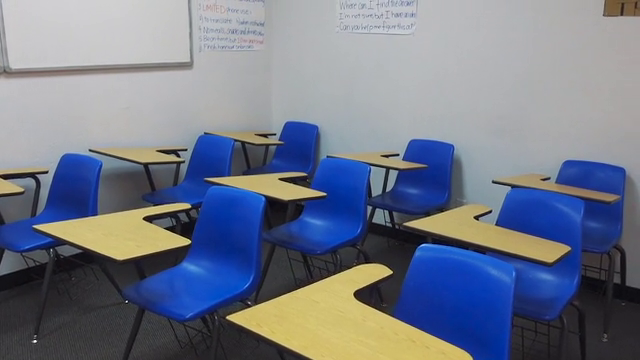
#> input picture frame 55 of countingChair/resource/chairs.mp4, 640 x 360 px
$ python countingCars.py
#> lines starting #> are read from the running program, lines starting #| are printed output that depends on the picture; after the words box and inside, x2 and y2 are one past the last pixel; in counts of white or black regions, pixels touching at a corner belong together
import cv2
import numpy as np

def sort_contours(contours):
    # construct the list of bounding boxes and sort them from top to bottom
    boundingBoxes = [cv2.boundingRect(c) for c in contours]
    (contours, boundingBoxes) = zip(*sorted(zip(contours, boundingBoxes)
       , key=lambda b: b[1][0], reverse=False))
    # return the list of sorted contours
    return contours

def createRectForMask(mask, img):
    contours, hierarchy = cv2.findContours(mask, cv2.RETR_EXTERNAL, cv2.CHAIN_APPROX_SIMPLE)
    contours = sort_contours(contours)
    if len(contours) != 0:
        count = 0
        for contour in contours:
            contourArea = cv2.contourArea(contour)
            # print(contourArea)
            if contourArea > 300:
                # print("contourArea", contourArea)
                x, y, w, h = cv2.boundingRect(contour)
                cv2.rectangle(img, (x, y), (x + w, y + h), (0, 255, 0), 2)
                # # -1 used to draw all the contours
                # cv2.drawContours(img, contours, -1, (0, 0, 255), 3)
                count += 1
                cv2.putText(img, str(count), (x, y), cv2.FONT_HERSHEY_COMPLEX, 0.7, (0, 0, 0), 2)
        cv2.putText(img, str(count), (10, 60), cv2.FONT_HERSHEY_COMPLEX, 2, (0, 0, 0), 2)


def createMask(img):
    imgHSV = cv2.cvtColor(img, cv2.COLOR_BGR2HSV)
    h_min, h_max, s_min, s_max, v_min, v_max = 12, 85, 53, 255, 0, 255
    lower = np.array([h_min, s_min, v_min])
    upper = np.array([h_max, s_max, v_max])
    mask = cv2.inRange(imgHSV, lower, upper)
    return mask

cap = cv2.VideoCapture("resource/chairs.mp4")

while True:
    # img = cv2.imread("resource/chairs.jpg")
    _, img = cap.read()
#> img is the input picture: shape (360, 640, 3); mean B, G, R 137.3, 120.9, 114.1
    resize = 1.5
    img = cv2.resize(img, dsize=(0, 0), fx=resize, fy=resize)
#> img: shape (540, 960, 3)
    mask = createMask(img)
#> in createMask, `imgHSV = cv2.cvtColor(img, cv2.COLOR_BGR2HSV)`: imgHSV: shape (540, 960, 3); mean H, S, V 94.1, 72.1, 146.5
#> in createMask, `mask = cv2.inRange(imgHSV, lower, upper)`:
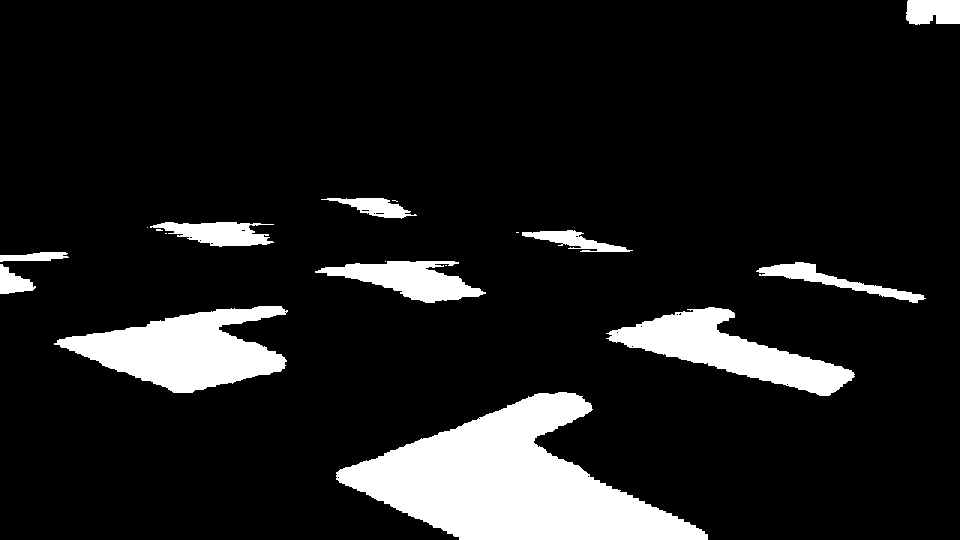
#> mask: shape (540, 960); 11.4% white; 18 white regions (7 under 20 px)

    # cv2.imshow("Img", mask)
    createRectForMask(mask, img)
#> in createRectForMask, `contours, hierarchy = cv2.findContours(mask, cv2.RETR_EXTERNAL, cv2.CH..`: contours = 18 contours, 7 with area under 20; largest, box (x1, y1, x2, y2) and area: (336, 392, 708, 540) 27186, (54, 306, 288, 393) 10892, (606, 307, 855, 396) 8278, (315, 261, 486, 303) 3436, (150, 222, 274, 247) 1725
#> in sort_contours, `boundingBoxes = [cv2.boundingRect(c) for c in contours]`: boundingBoxes = 18 items, first 6: (336, 392, 372, 148), (606, 307, 249, 89), (54, 306, 234, 87), (445, 265, 2, 1), (0, 264, 36, 30), (756, 262, 170, 41)
#> in sort_contours, `(contours, boundingBoxes) = zip(*sorted(zip(contours, boundingBoxes) ,..`: boundingBoxes = 18 items, first 6: (0, 264, 36, 30), (0, 252, 69, 10), (54, 306, 234, 87), (147, 227, 1, 1), (150, 222, 124, 25), (156, 229, 7, 2)
#> the loop in createRectForMask, `for contour in contours:` made 18 passes
#> (contourArea, x, y, w, h) on passes 1, 2, 3, 5, 8, 9, 10, 15, 16, 17, 18: (558.5, 0, 264, 36, 30), (391.5, 0, 252, 69, 10), (10891.5, 54, 306, 234, 87), (1725, 150, 222, 124, 25), (3436.5, 315, 261, 171, 42), (822.5, 321, 198, 96, 21), (27186.5, 336, 392, 372, 148), (868, 522, 230, 111, 22), (8278.5, 606, 307, 249, 89), (1498, 756, 262, 170, 41), (1157.5, 906, 0, 54, 25)
#> after the loop in createRectForMask, `for contour in contours:`:
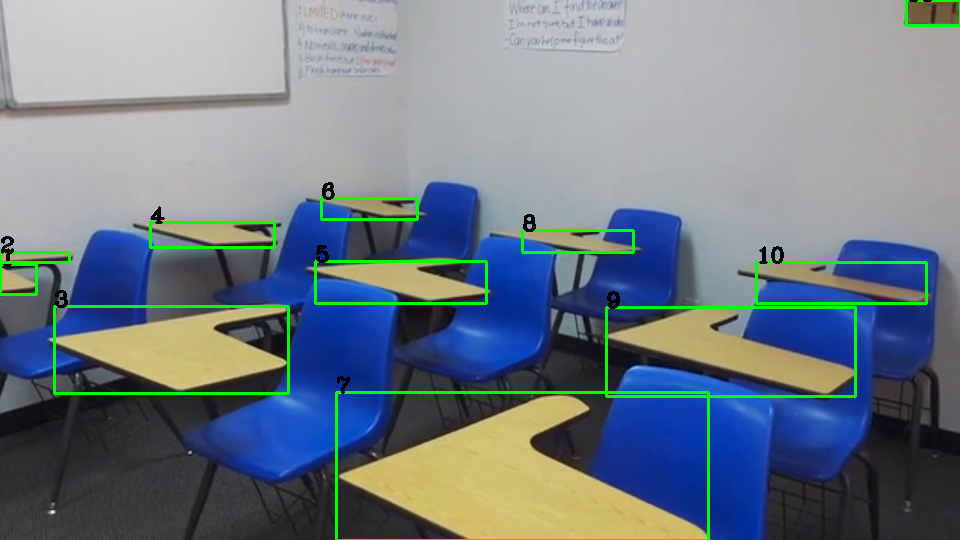
#> img: shape (540, 960, 3); mean B, G, R 134.1, 124.6, 112.2
#> after the loop in createRectForMask, `for contour in contours:`: count = 11
#> in createRectForMask, `cv2.putText(img, str(count), (10, 60), cv2.FONT_HERSHEY_COMPLEX, 2, (0..`:
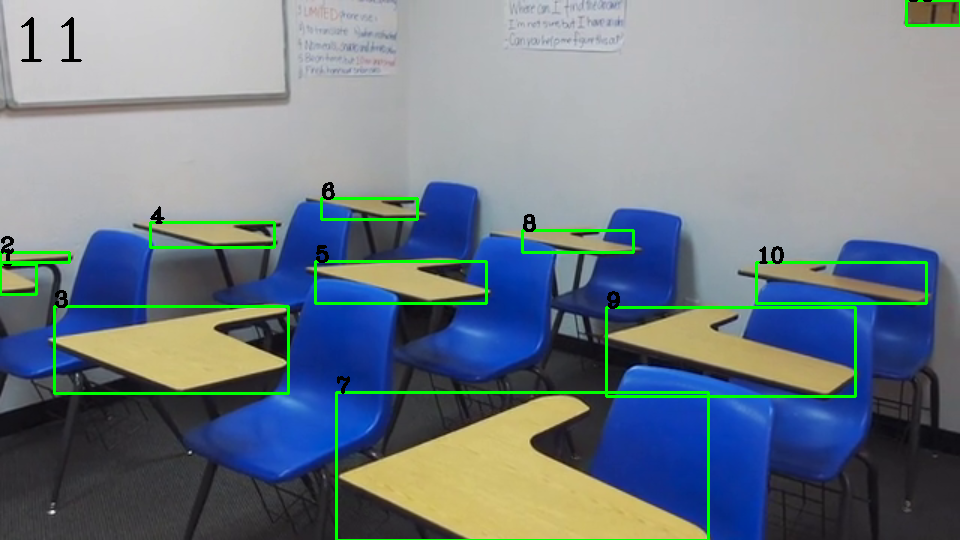
#> img: shape (540, 960, 3); 0.11% of pixels changed, all inside (x1, y1, x2, y2) = (21, 17, 82, 62)
    finalImg = cv2.vconcat([img])
    cv2.imshow("Img", finalImg)
    if cv2.waitKey(13) & 0xFF == ord('q'):
#> (key q is pressed here)
        break

$ run again, starting later in the video
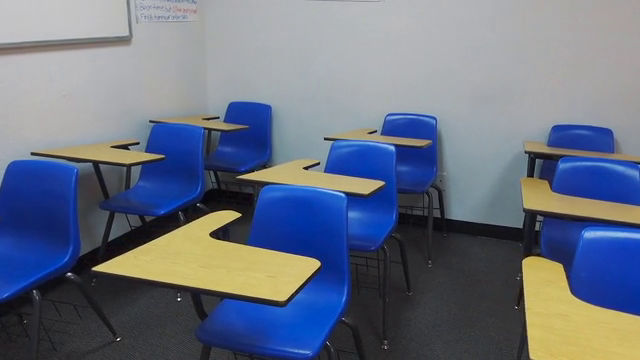
#> input picture frame 250 of countingChair/resource/chairs.mp4, 640 x 360 px
#> img is the input picture: shape (360, 640, 3); mean B, G, R 130, 113.2, 105.2
#> imgHSV: shape (540, 960, 3); mean H, S, V 94.7, 76.9, 139.7
#> in createMask, `mask = cv2.inRange(imgHSV, lower, upper)`:
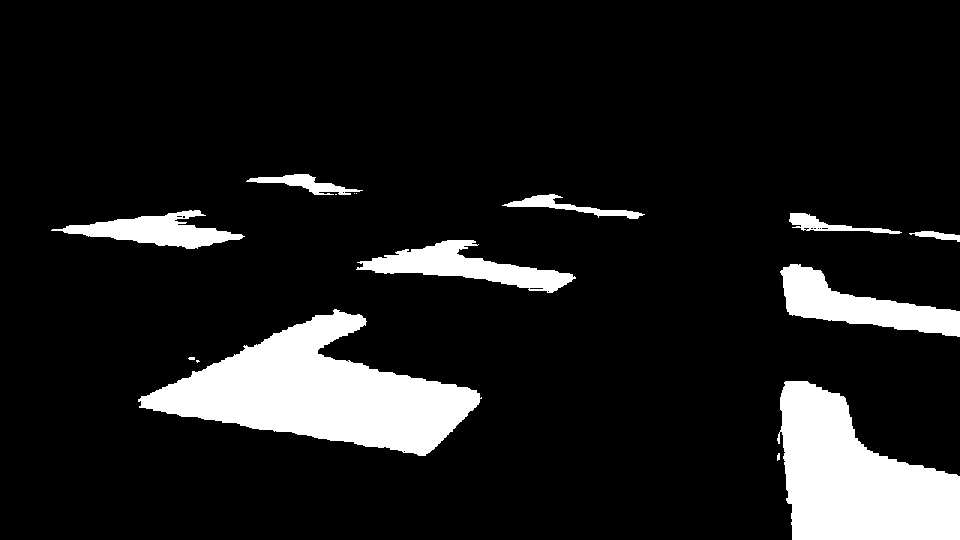
#> mask: shape (540, 960); 11.5% white; 15 white regions (5 under 20 px)
#> in createRectForMask, `contours, hierarchy = cv2.findContours(mask, cv2.RETR_EXTERNAL, cv2.CH..`: contours = 15 contours, 6 with area under 20; largest, box (x1, y1, x2, y2) and area: (138, 309, 482, 456) 23464, (777, 381, 960, 540) 18346, (780, 264, 960, 337) 5466, (356, 240, 576, 293) 4378, (51, 210, 245, 249) 3237
#> in sort_contours, `boundingBoxes = [cv2.boundingRect(c) for c in contours]`: boundingBoxes = 15 items, first 6: (777, 453, 3, 8), (777, 381, 183, 159), (196, 360, 4, 3), (188, 357, 7, 3), (138, 309, 344, 147), (780, 264, 180, 73)
#> in sort_contours, `(contours, boundingBoxes) = zip(*sorted(zip(contours, boundingBoxes) ,..`: boundingBoxes = 15 items, first 6: (51, 210, 194, 39), (138, 309, 344, 147), (188, 357, 7, 3), (196, 360, 4, 3), (246, 174, 117, 21), (335, 194, 2, 1)
#> the loop in createRectForMask, `for contour in contours:` made 15 passes
#> (contourArea, x, y, w, h) on passes 1, 2, 5, 8, 10, 12, 13, 14: (3237, 51, 210, 194, 39), (23464.5, 138, 309, 344, 147), (793, 246, 174, 117, 21), (4378, 356, 240, 220, 53), (825.5, 502, 194, 143, 25), (18345.5, 777, 381, 183, 159), (5466.5, 780, 264, 180, 73), (677, 789, 213, 113, 21)
#> after the loop in createRectForMask, `for contour in contours:`: count = 8
#> in createRectForMask, `cv2.putText(img, str(count), (10, 60), cv2.FONT_HERSHEY_COMPLEX, 2, (0..`:
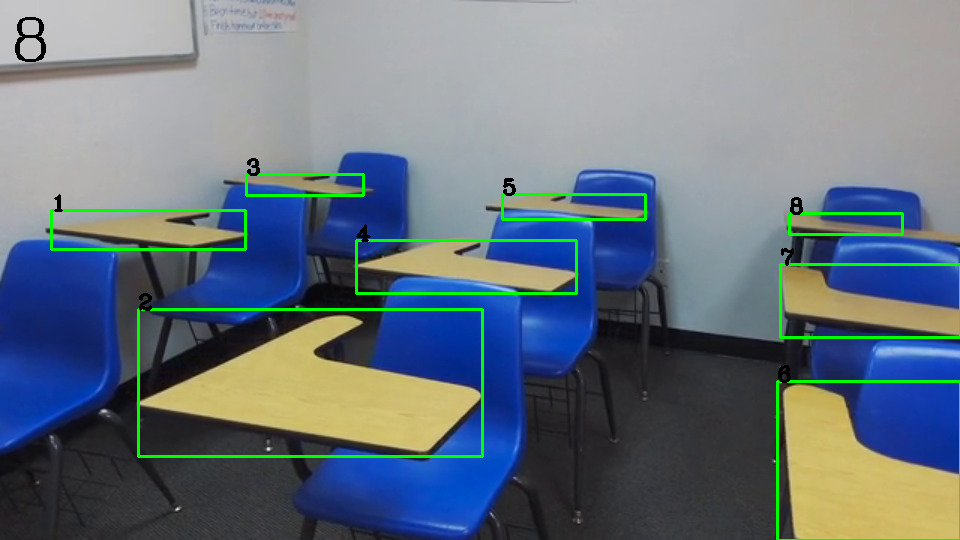
#> img: shape (540, 960, 3); mean B, G, R 126.8, 116.7, 103.6

$ run again, starting later in the video
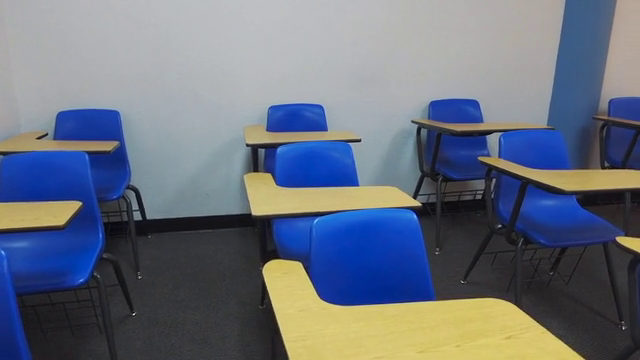
#> input picture frame 444 of countingChair/resource/chairs.mp4, 640 x 360 px
#> img is the input picture: shape (360, 640, 3); mean B, G, R 126.3, 113.1, 105.8
#> imgHSV: shape (540, 960, 3); mean H, S, V 92.8, 75.4, 138.2
#> in createMask, `mask = cv2.inRange(imgHSV, lower, upper)`:
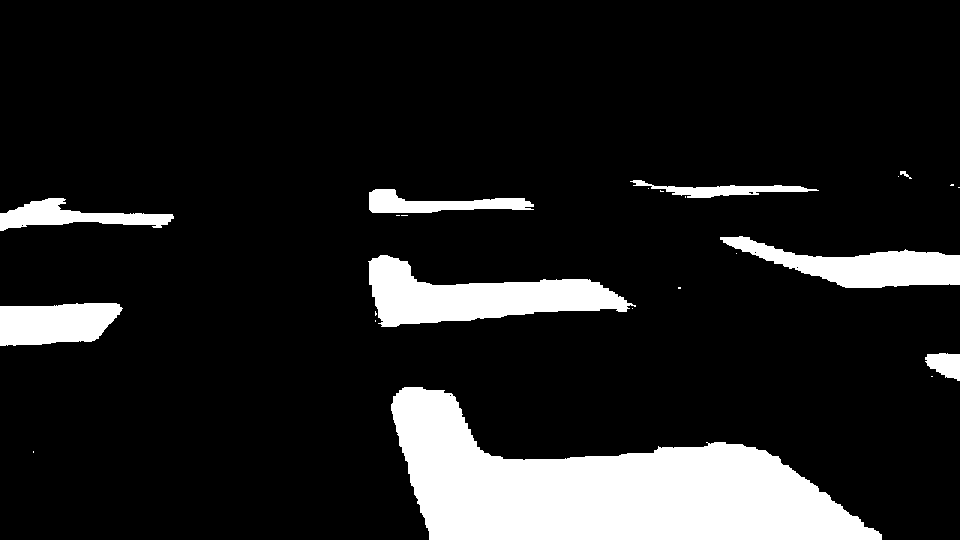
#> mask: shape (540, 960); 12.9% white; 24 white regions (15 under 20 px)
#> in createRectForMask, `contours, hierarchy = cv2.findContours(mask, cv2.RETR_EXTERNAL, cv2.CH..`: contours = 24 contours, 15 with area under 20; largest, box (x1, y1, x2, y2) and area: (391, 387, 882, 540) 39924, (368, 255, 636, 327) 9269, (720, 236, 960, 288) 5620, (0, 303, 123, 346) 4121, (0, 198, 174, 231) 2418
#> in sort_contours, `boundingBoxes = [cv2.boundingRect(c) for c in contours]`: boundingBoxes = 24 items, first 6: (33, 451, 1, 2), (391, 387, 491, 153), (931, 376, 2, 1), (925, 353, 35, 28), (375, 320, 1, 2), (375, 311, 2, 5)
#> in sort_contours, `(contours, boundingBoxes) = zip(*sorted(zip(contours, boundingBoxes) ,..`: boundingBoxes = 24 items, first 6: (0, 303, 123, 43), (0, 198, 174, 33), (33, 451, 1, 2), (368, 255, 268, 72), (369, 189, 165, 24), (375, 320, 1, 2)
#> the loop in createRectForMask, `for contour in contours:` made 24 passes
#> (contourArea, x, y, w, h) on passes 1, 2, 4, 5, 8, 11, 17, 21: (4121, 0, 303, 123, 43), (2417.5, 0, 198, 174, 33), (9269, 368, 255, 268, 72), (1896, 369, 189, 165, 24), (39924, 391, 387, 491, 153), (1090, 630, 180, 189, 18), (5620, 720, 236, 240, 52), (634.5, 925, 353, 35, 28)
#> after the loop in createRectForMask, `for contour in contours:`: count = 8
#> in createRectForMask, `cv2.putText(img, str(count), (10, 60), cv2.FONT_HERSHEY_COMPLEX, 2, (0..`:
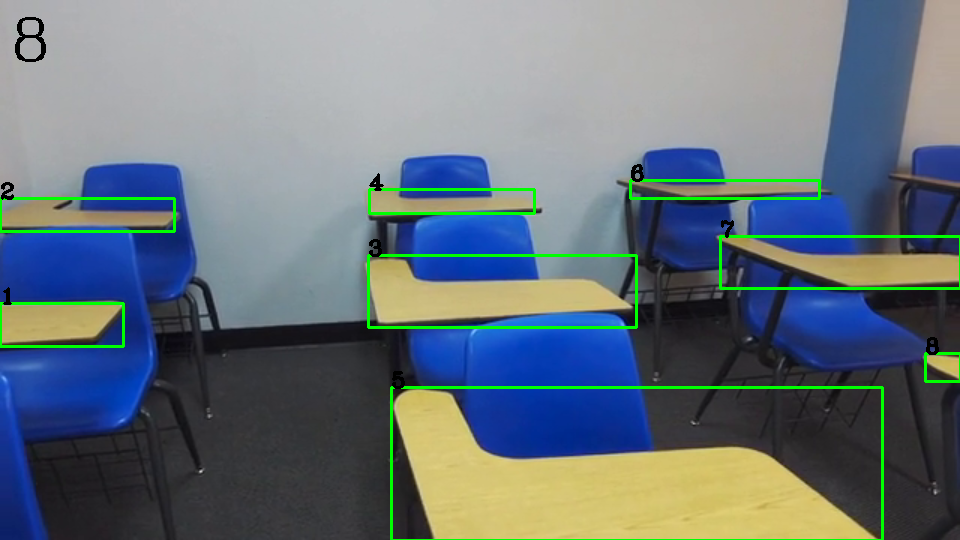
#> img: shape (540, 960, 3); mean B, G, R 123.4, 116.5, 104
